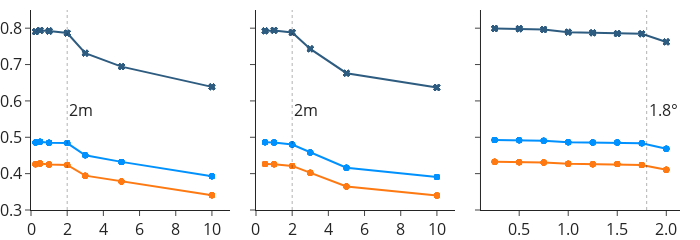

Notebook source saved alongside this figure:
### Code cell
fig = px.line(df, x='jitter', y='trajectory_avg_miou',
              color='label_set', facet_col='jitter_type', facet_col_spacing=0.04, markers=True, title=None,
              color_discrete_map={
                    'common': '#FF7912',
                    'more_common': '#0091FF',
                    'most_common': '#2E5C80'
              },
              category_orders={'jitter_type': ['altitude', 'gps', 'imu']},
              symbol='label_set',
              symbol_map={
                    'common': 'circle',
                    'more_common': 'circle',
                    'most_common': 'x',
              }
              )
fig.update_xaxes(matches=None)

for anno in fig['layout']['annotations']:
    anno['text'] = ''

fig.update_xaxes(range=[0, 11], row=1, col=1)
fig.update_xaxes(range=[0, 11], row=1, col=2)
fig.update_yaxes(range=[0.3, 0.85])
fig.update_xaxes(title_text=None, nticks=6)
fig.update_xaxes(title_text=None, nticks=6, tickfont=dict(size=16), tickangle=0, tickformat=".1f", row=1, col=3)
fig.update_layout(
    title=None,
    legend=dict(
        title=None,
        orientation="h",
        yanchor="top",
        y=-0.2,
        xanchor="right",
        x=1,
        # hide

    ),
    showlegend=False,
    template='simple_white',
    width=700,
    height=200,
    margin=dict(l=20, r=20, t=10, b=0),
    font=dict(size=16)
)
fig.add_vline(x=2, line_width=1, line_dash="dot", annotation_text="2m", annotation_position='right', annotation_font=dict(size=16), line_color="black", row=1, col=1)
fig.add_vline(x=2, line_width=1, line_dash="dot", annotation_text="2m", annotation_position='right', annotation_font=dict(size=16), line_color="black", row=1, col=2)
fig.add_vline(x=1.8, line_width=1, line_dash="dot", annotation_text="1.8&deg;", annotation_font=dict(size=16), annotation_position='right', line_color="black", row=1, col=3)
fig.update_layout(yaxis_title=None)
fig.update_layout(xaxis_title=None)
fig.show()
fig.write_image('jitter/jitter_miou.pdf')
fig.write_image('jitter/jitter_miou.pdf')

### Figure 1 — Plotly figure (JSON) as saved in the notebook; plotly's stock layout.template omitted (floating-point values rounded to 4 significant figures)
{"data": [{"hovertemplate": "label_set=most_common<br>jitter_type=altitude<br>jitter=%{x}<br>trajectory_avg_miou=%{y}<extra></extra>", "legendgroup": "most_common", "line": {"color": "#2E5C80", "dash": "solid"}, "marker": {"symbol": "x"}, "mode": "lines+markers", "name": "most_common", "orientation": "v", "showlegend": true, "type": "scatter", "x": [0.25, 0.25, 0.25, 0.25, 0.25, 0.25, 0.25, 0.25, 0.25, 0.25, 0.25, 0.5, 0.5, 0.5, 0.5, 0.5, 0.5, 0.5, 0.5, 0.5, 0.5, 0.5, 1, 1, 1, 1, 1, 1, 1, 1, 1, 1, 1, 2, 2, 2, 2, 2, 2, 2, 2, 2, 2, 2, 3, 3, 3, 3, 3, 3, 3, 3, 3, 3, 3, 5, 5, 5, 5, 5, 5, 5, 5, 5, 5, 5, 10, 10, 10, 10, 10, 10, 10, 10, 10, 10, 10], "xaxis": "x", "y": [0.7903, 0.7903, 0.7903, 0.7903, 0.7903, 0.7903, 0.7903, 0.7903, 0.7903, 0.7903, 0.7903, 0.7938, 0.7938, 0.7938, 0.7938, 0.7938, 0.7938, 0.7938, 0.7938, 0.7938, 0.7938, 0.7938, 0.7923, 0.7923, 0.7923, 0.7923, 0.7923, 0.7923, 0.7923, 0.7923, 0.7923, 0.7923, 0.7923, 0.7867, 0.7867, 0.7867, 0.7867, 0.7867, 0.7867, 0.7867, 0.7867, 0.7867, 0.7867, 0.7867, 0.7315, 0.7315, 0.7315, 0.7315, 0.7315, 0.7315, 0.7315, 0.7315, 0.7315, 0.7315, 0.7315, 0.6942, 0.6942, 0.6942, 0.6942, 0.6942, 0.6942, 0.6942, 0.6942, 0.6942, 0.6942, 0.6942, 0.6386, 0.6386, 0.6386, 0.6386, 0.6386, 0.6386, 0.6386, 0.6386, 0.6386, 0.6386, 0.6386], "yaxis": "y"}, {"hovertemplate": "label_set=most_common<br>jitter_type=gps<br>jitter=%{x}<br>trajectory_avg_miou=%{y}<extra></extra>", "legendgroup": "most_common", "line": {"color": "#2E5C80", "dash": "solid"}, "marker": {"symbol": "x"}, "mode": "lines+markers", "name": "most_common", "orientation": "v", "showlegend": false, "type": "scatter", "x": [0.5, 0.5, 0.5, 0.5, 0.5, 0.5, 0.5, 0.5, 0.5, 0.5, 0.5, 1, 1, 1, 1, 1, 1, 1, 1, 1, 1, 1, 2, 2, 2, 2, 2, 2, 2, 2, 2, 2, 2, 3, 3, 3, 3, 3, 3, 3, 3, 3, 3, 3, 5, 5, 5, 5, 5, 5, 5, 5, 5, 5, 5, 10, 10, 10, 10, 10, 10, 10, 10, 10, 10, 10], "xaxis": "x2", "y": [0.7923, 0.7923, 0.7923, 0.7923, 0.7923, 0.7923, 0.7923, 0.7923, 0.7923, 0.7923, 0.7923, 0.7939, 0.7939, 0.7939, 0.7939, 0.7939, 0.7939, 0.7939, 0.7939, 0.7939, 0.7939, 0.7939, 0.7881, 0.7881, 0.7881, 0.7881, 0.7881, 0.7881, 0.7881, 0.7881, 0.7881, 0.7881, 0.7881, 0.7431, 0.7431, 0.7431, 0.7431, 0.7431, 0.7431, 0.7431, 0.7431, 0.7431, 0.7431, 0.7431, 0.6762, 0.6762, 0.6762, 0.6762, 0.6762, 0.6762, 0.6762, 0.6762, 0.6762, 0.6762, 0.6762, 0.6369, 0.6369, 0.6369, 0.6369, 0.6369, 0.6369, 0.6369, 0.6369, 0.6369, 0.6369, 0.6369], "yaxis": "y2"}, {"hovertemplate": "label_set=most_common<br>jitter_type=imu<br>jitter=%{x}<br>trajectory_avg_miou=%{y}<extra></extra>", "legendgroup": "most_common", "line": {"color": "#2E5C80", "dash": "solid"}, "marker": {"symbol": "x"}, "mode": "lines+markers", "name": "most_common", "orientation": "v", "showlegend": false, "type": "scatter", "x": [0.25, 0.25, 0.25, 0.25, 0.25, 0.25, 0.25, 0.25, 0.25, 0.25, 0.25, 0.5, 0.5, 0.5, 0.5, 0.5, 0.5, 0.5, 0.5, 0.5, 0.5, 0.5, 0.75, 0.75, 0.75, 0.75, 0.75, 0.75, 0.75, 0.75, 0.75, 0.75, 0.75, 1, 1, 1, 1, 1, 1, 1, 1, 1, 1, 1, 1.25, 1.25, 1.25, 1.25, 1.25, 1.25, 1.25, 1.25, 1.25, 1.25, 1.25, 1.5, 1.5, 1.5, 1.5, 1.5, 1.5, 1.5, 1.5, 1.5, 1.5, 1.5, 1.75, 1.75, 1.75, 1.75, 1.75, 1.75, 1.75, 1.75, 1.75, 1.75, 1.75, 2, 2, 2, 2, 2, 2, 2, 2, 2, 2, 2], "xaxis": "x3", "y": [0.7992, 0.7992, 0.7992, 0.7992, 0.7992, 0.7992, 0.7992, 0.7992, 0.7992, 0.7992, 0.7992, 0.7985, 0.7985, 0.7985, 0.7985, 0.7985, 0.7985, 0.7985, 0.7985, 0.7985, 0.7985, 0.7985, 0.7963, 0.7963, 0.7963, 0.7963, 0.7963, 0.7963, 0.7963, 0.7963, 0.7963, 0.7963, 0.7963, 0.7891, 0.7891, 0.7891, 0.7891, 0.7891, 0.7891, 0.7891, 0.7891, 0.7891, 0.7891, 0.7891, 0.7874, 0.7874, 0.7874, 0.7874, 0.7874, 0.7874, 0.7874, 0.7874, 0.7874, 0.7874, 0.7874, 0.7851, 0.7851, 0.7851, 0.7851, 0.7851, 0.7851, 0.7851, 0.7851, 0.7851, 0.7851, 0.7851, 0.7846, 0.7846, 0.7846, 0.7846, 0.7846, 0.7846, 0.7846, 0.7846, 0.7846, 0.7846, 0.7846, 0.7621, 0.7621, 0.7621, 0.7621, 0.7621, 0.7621, 0.7621, 0.7621, 0.7621, 0.7621, 0.7621], "yaxis": "y3"}, {"hovertemplate": "label_set=common<br>jitter_type=altitude<br>jitter=%{x}<br>trajectory_avg_miou=%{y}<extra></extra>", "legendgroup": "common", "line": {"color": "#FF7912", "dash": "solid"}, "marker": {"symbol": "circle"}, "mode": "lines+markers", "name": "common", "orientation": "v", "showlegend": true, "type": "scatter", "x": [0.25, 0.25, 0.25, 0.25, 0.25, 0.25, 0.25, 0.25, 0.25, 0.25, 0.25, 0.5, 0.5, 0.5, 0.5, 0.5, 0.5, 0.5, 0.5, 0.5, 0.5, 0.5, 1, 1, 1, 1, 1, 1, 1, 1, 1, 1, 1, 2, 2, 2, 2, 2, 2, 2, 2, 2, 2, 2, 3, 3, 3, 3, 3, 3, 3, 3, 3, 3, 3, 5, 5, 5, 5, 5, 5, 5, 5, 5, 5, 5, 10, 10, 10, 10, 10, 10, 10, 10, 10, 10, 10], "xaxis": "x", "y": [0.4258, 0.4258, 0.4258, 0.4258, 0.4258, 0.4258, 0.4258, 0.4258, 0.4258, 0.4258, 0.4258, 0.4282, 0.4282, 0.4282, 0.4282, 0.4282, 0.4282, 0.4282, 0.4282, 0.4282, 0.4282, 0.4282, 0.4253, 0.4253, 0.4253, 0.4253, 0.4253, 0.4253, 0.4253, 0.4253, 0.4253, 0.4253, 0.4253, 0.424, 0.424, 0.424, 0.424, 0.424, 0.424, 0.424, 0.424, 0.424, 0.424, 0.424, 0.3945, 0.3945, 0.3945, 0.3945, 0.3945, 0.3945, 0.3945, 0.3945, 0.3945, 0.3945, 0.3945, 0.3787, 0.3787, 0.3787, 0.3787, 0.3787, 0.3787, 0.3787, 0.3787, 0.3787, 0.3787, 0.3787, 0.3406, 0.3406, 0.3406, 0.3406, 0.3406, 0.3406, 0.3406, 0.3406, 0.3406, 0.3406, 0.3406], "yaxis": "y"}, {"hovertemplate": "label_set=common<br>jitter_type=gps<br>jitter=%{x}<br>trajectory_avg_miou=%{y}<extra></extra>", "legendgroup": "common", "line": {"color": "#FF7912", "dash": "solid"}, "marker": {"symbol": "circle"}, "mode": "lines+markers", "name": "common", "orientation": "v", "showlegend": false, "type": "scatter", "x": [0.5, 0.5, 0.5, 0.5, 0.5, 0.5, 0.5, 0.5, 0.5, 0.5, 0.5, 1, 1, 1, 1, 1, 1, 1, 1, 1, 1, 1, 2, 2, 2, 2, 2, 2, 2, 2, 2, 2, 2, 3, 3, 3, 3, 3, 3, 3, 3, 3, 3, 3, 5, 5, 5, 5, 5, 5, 5, 5, 5, 5, 5, 10, 10, 10, 10, 10, 10, 10, 10, 10, 10, 10], "xaxis": "x2", "y": [0.4265, 0.4265, 0.4265, 0.4265, 0.4265, 0.4265, 0.4265, 0.4265, 0.4265, 0.4265, 0.4265, 0.4259, 0.4259, 0.4259, 0.4259, 0.4259, 0.4259, 0.4259, 0.4259, 0.4259, 0.4259, 0.4259, 0.4212, 0.4212, 0.4212, 0.4212, 0.4212, 0.4212, 0.4212, 0.4212, 0.4212, 0.4212, 0.4212, 0.4028, 0.4028, 0.4028, 0.4028, 0.4028, 0.4028, 0.4028, 0.4028, 0.4028, 0.4028, 0.4028, 0.3645, 0.3645, 0.3645, 0.3645, 0.3645, 0.3645, 0.3645, 0.3645, 0.3645, 0.3645, 0.3645, 0.3396, 0.3396, 0.3396, 0.3396, 0.3396, 0.3396, 0.3396, 0.3396, 0.3396, 0.3396, 0.3396], "yaxis": "y2"}, {"hovertemplate": "label_set=common<br>jitter_type=imu<br>jitter=%{x}<br>trajectory_avg_miou=%{y}<extra></extra>", "legendgroup": "common", "line": {"color": "#FF7912", "dash": "solid"}, "marker": {"symbol": "circle"}, "mode": "lines+markers", "name": "common", "orientation": "v", "showlegend": false, "type": "scatter", "x": [0.25, 0.25, 0.25, 0.25, 0.25, 0.25, 0.25, 0.25, 0.25, 0.25, 0.25, 0.5, 0.5, 0.5, 0.5, 0.5, 0.5, 0.5, 0.5, 0.5, 0.5, 0.5, 0.75, 0.75, 0.75, 0.75, 0.75, 0.75, 0.75, 0.75, 0.75, 0.75, 0.75, 1, 1, 1, 1, 1, 1, 1, 1, 1, 1, 1, 1.25, 1.25, 1.25, 1.25, 1.25, 1.25, 1.25, 1.25, 1.25, 1.25, 1.25, 1.5, 1.5, 1.5, 1.5, 1.5, 1.5, 1.5, 1.5, 1.5, 1.5, 1.5, 1.75, 1.75, 1.75, 1.75, 1.75, 1.75, 1.75, 1.75, 1.75, 1.75, 1.75, 2, 2, 2, 2, 2, 2, 2, 2, 2, 2, 2], "xaxis": "x3", "y": [0.4324, 0.4324, 0.4324, 0.4324, 0.4324, 0.4324, 0.4324, 0.4324, 0.4324, 0.4324, 0.4324, 0.4316, 0.4316, 0.4316, 0.4316, 0.4316, 0.4316, 0.4316, 0.4316, 0.4316, 0.4316, 0.4316, 0.4308, 0.4308, 0.4308, 0.4308, 0.4308, 0.4308, 0.4308, 0.4308, 0.4308, 0.4308, 0.4308, 0.4269, 0.4269, 0.4269, 0.4269, 0.4269, 0.4269, 0.4269, 0.4269, 0.4269, 0.4269, 0.4269, 0.426, 0.426, 0.426, 0.426, 0.426, 0.426, 0.426, 0.426, 0.426, 0.426, 0.426, 0.4268, 0.4268, 0.4268, 0.4268, 0.4268, 0.4268, 0.4268, 0.4268, 0.4268, 0.4268, 0.4268, 0.4239, 0.4239, 0.4239, 0.4239, 0.4239, 0.4239, 0.4239, 0.4239, 0.4239, 0.4239, 0.4239, 0.4106, 0.4106, 0.4106, 0.4106, 0.4106, 0.4106, 0.4106, 0.4106, 0.4106, 0.4106, 0.4106], "yaxis": "y3"}, {"hovertemplate": "label_set=more_common<br>jitter_type=altitude<br>jitter=%{x}<br>trajectory_avg_miou=%{y}<extra></extra>", "legendgroup": "more_common", "line": {"color": "#0091FF", "dash": "solid"}, "marker": {"symbol": "circle"}, "mode": "lines+markers", "name": "more_common", "orientation": "v", "showlegend": true, "type": "scatter", "x": [0.25, 0.25, 0.25, 0.25, 0.25, 0.25, 0.25, 0.25, 0.25, 0.25, 0.25, 0.5, 0.5, 0.5, 0.5, 0.5, 0.5, 0.5, 0.5, 0.5, 0.5, 0.5, 1, 1, 1, 1, 1, 1, 1, 1, 1, 1, 1, 2, 2, 2, 2, 2, 2, 2, 2, 2, 2, 2, 3, 3, 3, 3, 3, 3, 3, 3, 3, 3, 3, 5, 5, 5, 5, 5, 5, 5, 5, 5, 5, 5, 10, 10, 10, 10, 10, 10, 10, 10, 10, 10, 10], "xaxis": "x", "y": [0.4855, 0.4855, 0.4855, 0.4855, 0.4855, 0.4855, 0.4855, 0.4855, 0.4855, 0.4855, 0.4855, 0.4875, 0.4875, 0.4875, 0.4875, 0.4875, 0.4875, 0.4875, 0.4875, 0.4875, 0.4875, 0.4875, 0.485, 0.485, 0.485, 0.485, 0.485, 0.485, 0.485, 0.485, 0.485, 0.485, 0.485, 0.4839, 0.4839, 0.4839, 0.4839, 0.4839, 0.4839, 0.4839, 0.4839, 0.4839, 0.4839, 0.4839, 0.4505, 0.4505, 0.4505, 0.4505, 0.4505, 0.4505, 0.4505, 0.4505, 0.4505, 0.4505, 0.4505, 0.4323, 0.4323, 0.4323, 0.4323, 0.4323, 0.4323, 0.4323, 0.4323, 0.4323, 0.4323, 0.4323, 0.3931, 0.3931, 0.3931, 0.3931, 0.3931, 0.3931, 0.3931, 0.3931, 0.3931, 0.3931, 0.3931], "yaxis": "y"}, {"hovertemplate": "label_set=more_common<br>jitter_type=gps<br>jitter=%{x}<br>trajectory_avg_miou=%{y}<extra></extra>", "legendgroup": "more_common", "line": {"color": "#0091FF", "dash": "solid"}, "marker": {"symbol": "circle"}, "mode": "lines+markers", "name": "more_common", "orientation": "v", "showlegend": false, "type": "scatter", "x": [0.5, 0.5, 0.5, 0.5, 0.5, 0.5, 0.5, 0.5, 0.5, 0.5, 0.5, 1, 1, 1, 1, 1, 1, 1, 1, 1, 1, 1, 2, 2, 2, 2, 2, 2, 2, 2, 2, 2, 2, 3, 3, 3, 3, 3, 3, 3, 3, 3, 3, 3, 5, 5, 5, 5, 5, 5, 5, 5, 5, 5, 5, 10, 10, 10, 10, 10, 10, 10, 10, 10, 10, 10], "xaxis": "x2", "y": [0.4864, 0.4864, 0.4864, 0.4864, 0.4864, 0.4864, 0.4864, 0.4864, 0.4864, 0.4864, 0.4864, 0.4855, 0.4855, 0.4855, 0.4855, 0.4855, 0.4855, 0.4855, 0.4855, 0.4855, 0.4855, 0.4855, 0.4801, 0.4801, 0.4801, 0.4801, 0.4801, 0.4801, 0.4801, 0.4801, 0.4801, 0.4801, 0.4801, 0.4584, 0.4584, 0.4584, 0.4584, 0.4584, 0.4584, 0.4584, 0.4584, 0.4584, 0.4584, 0.4584, 0.4164, 0.4164, 0.4164, 0.4164, 0.4164, 0.4164, 0.4164, 0.4164, 0.4164, 0.4164, 0.4164, 0.3909, 0.3909, 0.3909, 0.3909, 0.3909, 0.3909, 0.3909, 0.3909, 0.3909, 0.3909, 0.3909], "yaxis": "y2"}, {"hovertemplate": "label_set=more_common<br>jitter_type=imu<br>jitter=%{x}<br>trajectory_avg_miou=%{y}<extra></extra>", "legendgroup": "more_common", "line": {"color": "#0091FF", "dash": "solid"}, "marker": {"symbol": "circle"}, "mode": "lines+markers", "name": "more_common", "orientation": "v", "showlegend": false, "type": "scatter", "x": [0.25, 0.25, 0.25, 0.25, 0.25, 0.25, 0.25, 0.25, 0.25, 0.25, 0.25, 0.5, 0.5, 0.5, 0.5, 0.5, 0.5, 0.5, 0.5, 0.5, 0.5, 0.5, 0.75, 0.75, 0.75, 0.75, 0.75, 0.75, 0.75, 0.75, 0.75, 0.75, 0.75, 1, 1, 1, 1, 1, 1, 1, 1, 1, 1, 1, 1.25, 1.25, 1.25, 1.25, 1.25, 1.25, 1.25, 1.25, 1.25, 1.25, 1.25, 1.5, 1.5, 1.5, 1.5, 1.5, 1.5, 1.5, 1.5, 1.5, 1.5, 1.5, 1.75, 1.75, 1.75, 1.75, 1.75, 1.75, 1.75, 1.75, 1.75, 1.75, 1.75, 2, 2, 2, 2, 2, 2, 2, 2, 2, 2, 2], "xaxis": "x3", "y": [0.4923, 0.4923, 0.4923, 0.4923, 0.4923, 0.4923, 0.4923, 0.4923, 0.4923, 0.4923, 0.4923, 0.4918, 0.4918, 0.4918, 0.4918, 0.4918, 0.4918, 0.4918, 0.4918, 0.4918, 0.4918, 0.4918, 0.4903, 0.4903, 0.4903, 0.4903, 0.4903, 0.4903, 0.4903, 0.4903, 0.4903, 0.4903, 0.4903, 0.4861, 0.4861, 0.4861, 0.4861, 0.4861, 0.4861, 0.4861, 0.4861, 0.4861, 0.4861, 0.4861, 0.4856, 0.4856, 0.4856, 0.4856, 0.4856, 0.4856, 0.4856, 0.4856, 0.4856, 0.4856, 0.4856, 0.4854, 0.4854, 0.4854, 0.4854, 0.4854, 0.4854, 0.4854, 0.4854, 0.4854, 0.4854, 0.4854, 0.4837, 0.4837, 0.4837, 0.4837, 0.4837, 0.4837, 0.4837, 0.4837, 0.4837, 0.4837, 0.4837, 0.4682, 0.4682, 0.4682, 0.4682, 0.4682, 0.4682, 0.4682, 0.4682, 0.4682, 0.4682, 0.4682], "yaxis": "y3"}], "layout": {"annotations": [{"showarrow": false, "text": "", "x": 0.1533, "xanchor": "center", "xref": "paper", "y": 1, "yanchor": "bottom", "yref": "paper"}, {"showarrow": false, "text": "", "x": 0.5, "xanchor": "center", "xref": "paper", "y": 1, "yanchor": "bottom", "yref": "paper"}, {"showarrow": false, "text": "", "x": 0.8467, "xanchor": "center", "xref": "paper", "y": 1, "yanchor": "bottom", "yref": "paper"}, {"font": {"size": 16}, "showarrow": false, "text": "2m", "x": 2, "xanchor": "left", "xref": "x", "y": 0.5, "yanchor": "middle", "yref": "y domain"}, {"font": {"size": 16}, "showarrow": false, "text": "2m", "x": 2, "xanchor": "left", "xref": "x2", "y": 0.5, "yanchor": "middle", "yref": "y2 domain"}, {"font": {"size": 16}, "showarrow": false, "text": "1.8&deg;", "x": 1.8, "xanchor": "left", "xref": "x3", "y": 0.5, "yanchor": "middle", "yref": "y3 domain"}], "font": {"size": 16}, "height": 200, "legend": {"orientation": "h", "title": {}, "tracegroupgap": 0, "x": 1, "xanchor": "right", "y": -0.2, "yanchor": "top"}, "margin": {"b": 0, "l": 20, "r": 20, "t": 10}, "shapes": [{"line": {"color": "black", "dash": "dot", "width": 1}, "type": "line", "x0": 2, "x1": 2, "xref": "x", "y0": 0, "y1": 1, "yref": "y domain"}, {"line": {"color": "black", "dash": "dot", "width": 1}, "type": "line", "x0": 2, "x1": 2, "xref": "x2", "y0": 0, "y1": 1, "yref": "y2 domain"}, {"line": {"color": "black", "dash": "dot", "width": 1}, "type": "line", "x0": 1.8, "x1": 1.8, "xref": "x3", "y0": 0, "y1": 1, "yref": "y3 domain"}], "showlegend": false, "title": {}, "width": 700, "xaxis": {"anchor": "y", "domain": [0, 0.3067], "nticks": 6, "range": [0, 11], "title": {}}, "xaxis2": {"anchor": "y2", "domain": [0.3467, 0.6533], "nticks": 6, "range": [0, 11], "title": {}}, "xaxis3": {"anchor": "y3", "domain": [0.6933, 1.0], "nticks": 6, "tickangle": 0, "tickfont": {"size": 16}, "tickformat": ".1f", "title": {}}, "yaxis": {"anchor": "x", "domain": [0, 1], "range": [0.3, 0.85], "title": {}}, "yaxis2": {"anchor": "x2", "domain": [0, 1], "matches": "y", "range": [0.3, 0.85], "showticklabels": false}, "yaxis3": {"anchor": "x3", "domain": [0, 1], "matches": "y", "range": [0.3, 0.85], "showticklabels": false}}}
